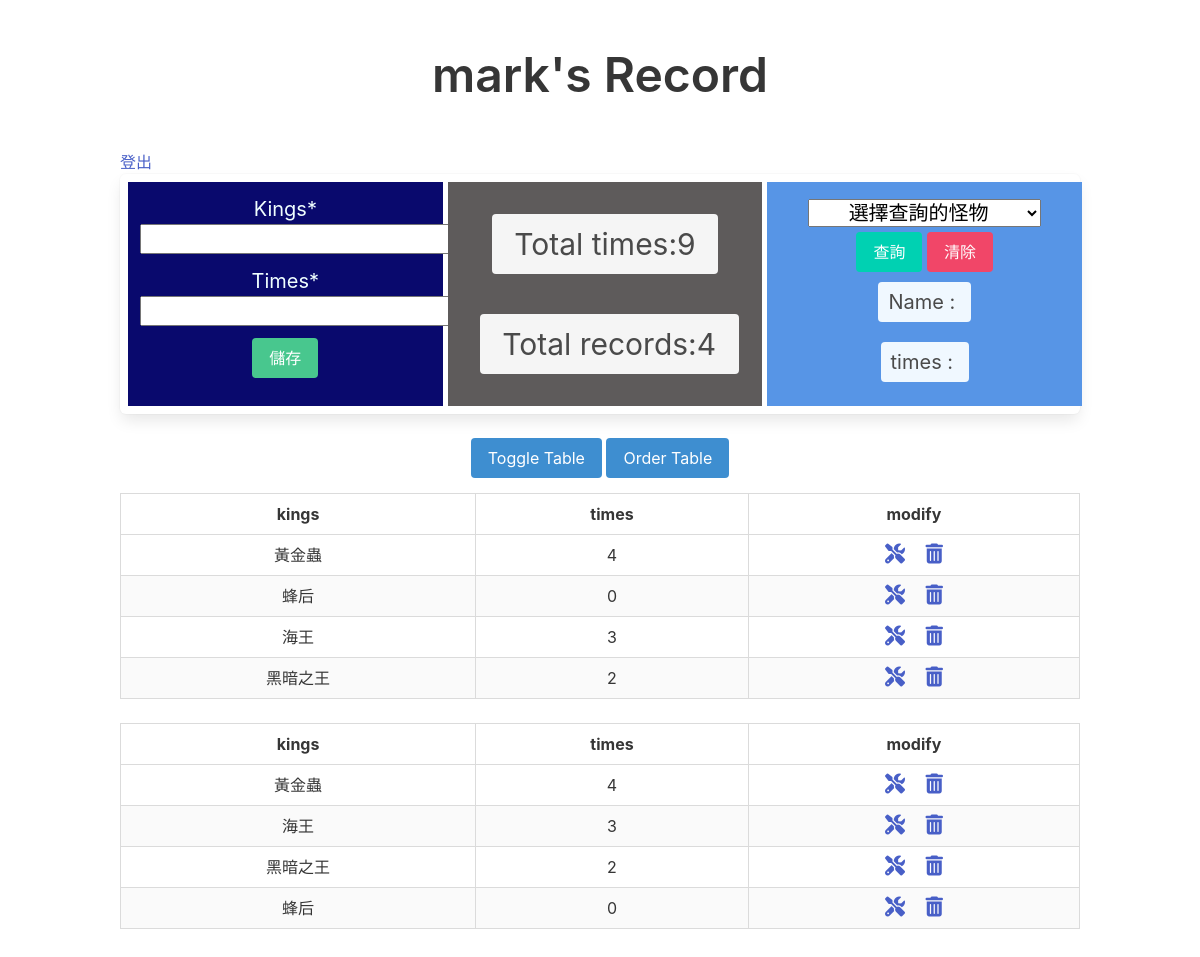
The page /views/ (signed in) on the database as committed earlier.
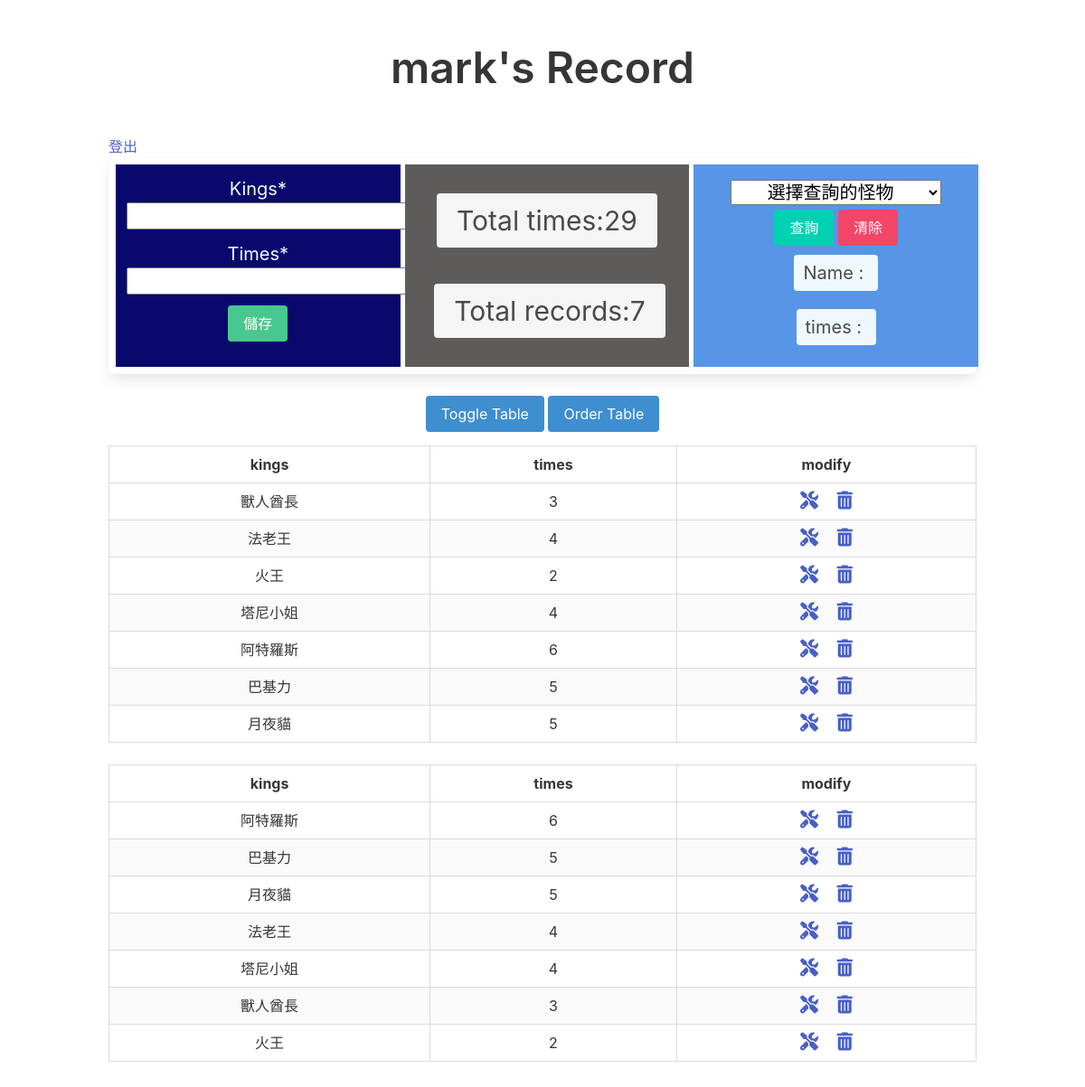
The same page on the database as committed later.
### records/models.py (models this page shows)
class records(models.Model):
    kings = models.CharField(max_length=100, blank=False, unique=False)
    times = models.IntegerField(blank=False, null=False)
    user = models.ForeignKey(User, on_delete=models.CASCADE)

### records/views.py (the view, shortened to what this page needs)
# urls.py: path('views/', views.index, name='index'),
@login_required
def index(request):
    record = records.objects.filter(user=request.user)
    sum_times = records.objects.filter(
        user=request.user).aggregate(Sum('times'))['times__sum']
    total = records.objects.filter(user=request.user).count()  # 總共有多少紀錄
    order_record = records.objects.filter(
        user=request.user).order_by("-times")  # 排序
    form = Createrecord()
    my_data = {
        "record": record, "form": form,
        "sum_times": sum_times, "total": total,
        "order_record": order_record,
    }
    return render(request, 'index.html', my_data)

### records/forms.py
class Createrecord(forms.ModelForm):
    class Meta:
        model = records
        fields = ("kings", "times")

### records/templates/index.html (shortened to what this page needs)
{% load static %}
<!DOCTYPE html>
<html lang="en">
<head>
    <link rel="stylesheet" href="https://cdn.jsdelivr.net/npm/bulma@0.9.4/css/bulma.min.css">
    <link rel="stylesheet" href="https://cdnjs.cloudflare.com/ajax/libs/font-awesome/6.2.1/css/all.min.css">
    <link rel="stylesheet" href="/static/css/index.css">
</head>
<body>
    <section class="section">
        <div class="container">
            {% if user.is_authenticated %}
            <h1 class="title is-1 has-text-centered">{{user.username}}'s Record</h1><br>
            <a href="/logout">登出</a>
            {% else %}
            <h1 class="title is-1 has-text-centered">Record</h1><br>
            {% endif %}
            <div class="box has-text-centered">
                <div class="columns">
                    <div id="form1" class="column is-4">
                        {% load crispy_forms_tags %}
                        <form action="" method="post">
                            {{form|crispy}}
                            <div class="field">
                                <div class="control">
                                    <button type="submit" class="button is-success" id="store">儲存</button>
                                </div>
                            </div>
                        </form>
                    </div>
                    <div id="form2" class="column is-4">
                        <span class="tag" id="total_times">Total times:{{sum_times}}</span><br>
                        <span class="tag" id="total_record">Total records:{{total}}</span><br>
                    </div>
                    <div id="form3" class="column is-4">
                        <select name="monster" id="monster">
                            <option value="">選擇查詢的怪物</option>
                        </select><br>
                        <input type="button" value="查詢" id="check" class="button is-primary has-text-centered">
                        <input type="button" value="清除" id="reset" class="button is-danger has-text-center"><br>
                        <span class="tag" id="looking_name">Name :&nbsp;</span><br>
                        <span class="tag" id="looking_times">times :&nbsp;</span>
                    </div>
                </div>
            </div>
            <div class="has-text-centered">
                <button id="toggle-btn" class="button is-info">Toggle Table</button>
                <button id="order-btn" class="button is-info"> Order Table</button>
            </div>
            <table class="table is-bordered is-striped is-fullwidth has-text-centered" id="my-table">
                <thead>
                    <tr>
                        <th class="has-text-centered">kings</th>
                        <th class="has-text-centered">times</th>
                        <th class="has-text-centered">modify</th>
                    </tr>
                </thead>
                <tbody>
                    {% for x in record %}
                    <tr>
                        <td id="record_kings">{{x.kings}}</td>
                        <td>{{x.times}}</td>
                        <td>
                            <a href="update/{{ x.id }}"><i class='fas fa-tools' id="update_tool"></i></a>
                            <a
                                onclick="if (confirm('Are you sure you want to delete?')) { window.location.href='delete/{{ x.id }}'; }"><i
                                    class='fas fa-trash-alt' id="delete_tool"></i></a>
                        </td>
                    </tr>
                    {% endfor %}
                </tbody>
            </table>
            <table class="table is-bordered is-striped is-fullwidth has-text-centered" id="my-order-table">
                <thead>
                    <tr>
                        <th class="has-text-centered">kings</th>
                        <th class="has-text-centered">times</th>
                        <th class="has-text-centered">modify</th>
                    </tr>
                </thead>
                <tbody>
                    {% for x in order_record %}
                    <tr>
                        <td>{{x.kings}}</td>
                        <td>{{x.times}}</td>
                        <td>
                            <a href="update/{{ x.id }}"><i class='fas fa-tools' id="update_tool"></i></a>
                            <a
                                onclick="if (confirm('Are you sure you want to delete?')) { window.location.href='delete/{{ x.id }}'; }"><i
                                    class='fas fa-trash-alt' id="delete_tool"></i></a>
                        </td>
                    </tr>
                    {% endfor %}
                </tbody>
            </table>
        </div>
    </section>
</body>
</html>

### static/css/index.css (style rules this page uses)
#form1 { background-color: rgb(9, 9, 109); color: azure; margin-right: 5px; }
#div_id_kings { margin-bottom: 10px; font-size: 20px; }
#id_kings { text-align: center; font-size: 20px; }
#div_id_times { margin-bottom: 10px; font-size: 20px; }
#id_times { text-align: center; font-size: 20px; }
#form2 { background-color: rgb(94, 91, 91); margin-right: 5px; }
#total_times, #total_record { font-size: 30px; margin: 20px; }
#update_tool { font-size: 20px; padding-right: 1rem; }
#delete_tool { font-size: 20px; }
#toggle-btn { margin-bottom: 15px; }
#monster { width: 80%; font-size: 20px; margin-top: 5px; }
#form3 { background-color: rgb(87, 149, 230); margin-right: 5px; }
#looking_name, #looking_times { font-size: 20px; margin: 10px; padding: 10px; background-color: aliceblue; }
#check, #reset { margin-top: 5px; }
select { text-align: center; }

Rows that differ between the two databases and show on the page:
removed records: kings "黃金蟲", times "4"
removed records: kings "蜂后", times "0"
removed records: kings "海王", times "3"
removed records: kings "黑暗之王", times "2"
added records: kings "獸人酋長", times "3"
added records: kings "法老王", times "4"
added records: kings "火王", times "2"
added records: kings "塔尼小姐", times "4"
added records: kings "阿特羅斯", times "6"
added records: kings "巴基力", times "5"
added records: kings "月夜貓", times "5"
Other text that changed with them:
{{ sum_times }}: "9" → "29"
{{ total }}: "4" → "7"
